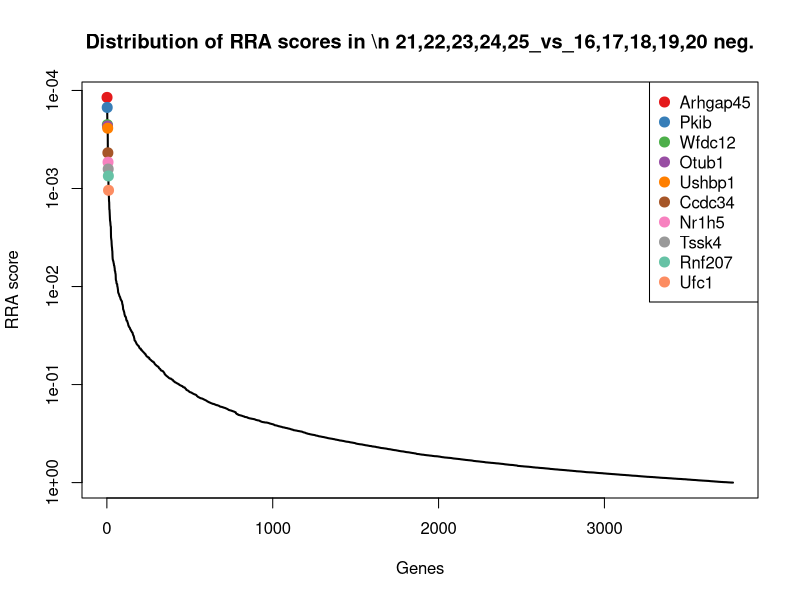
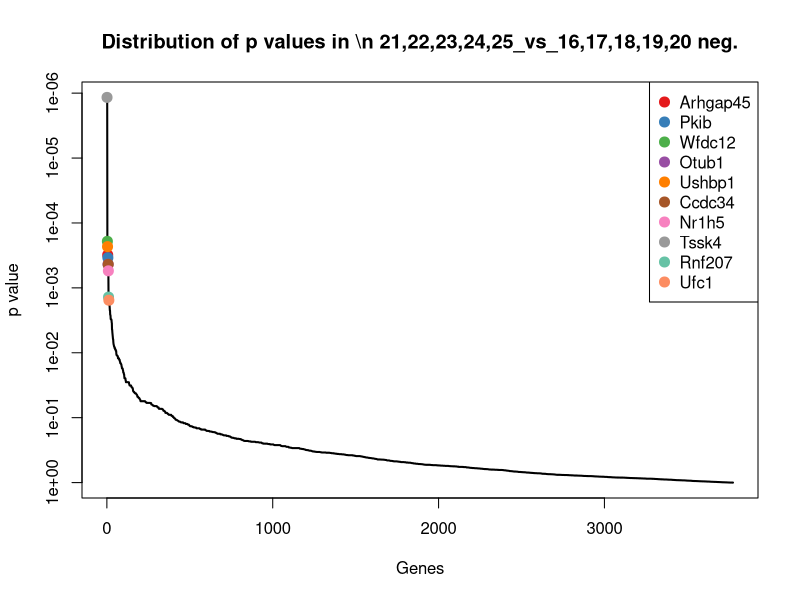
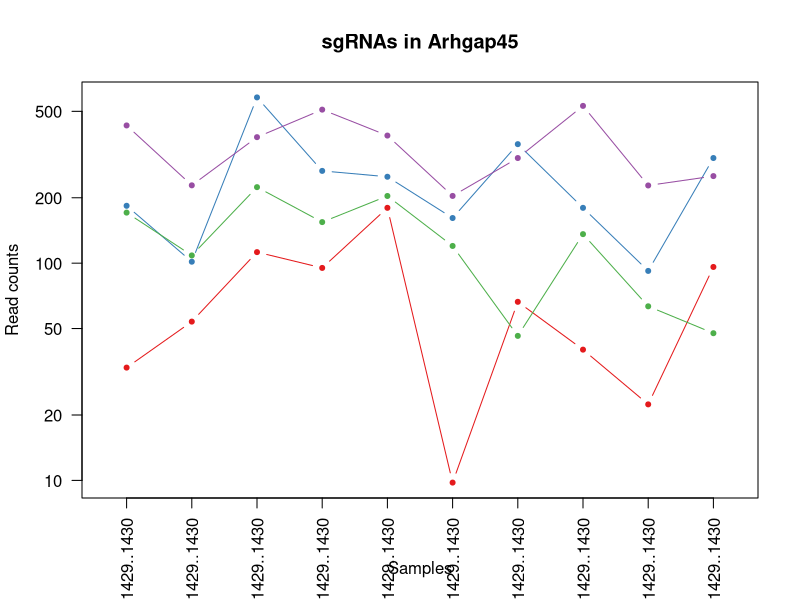
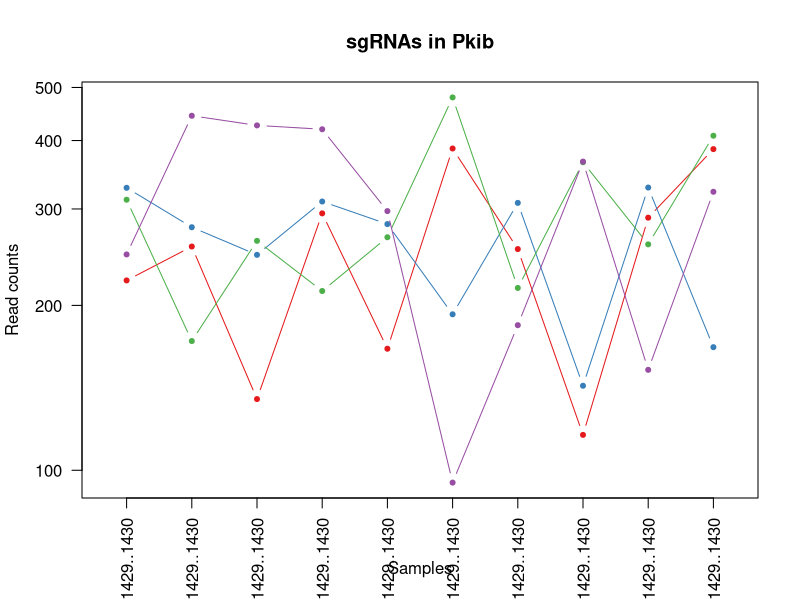
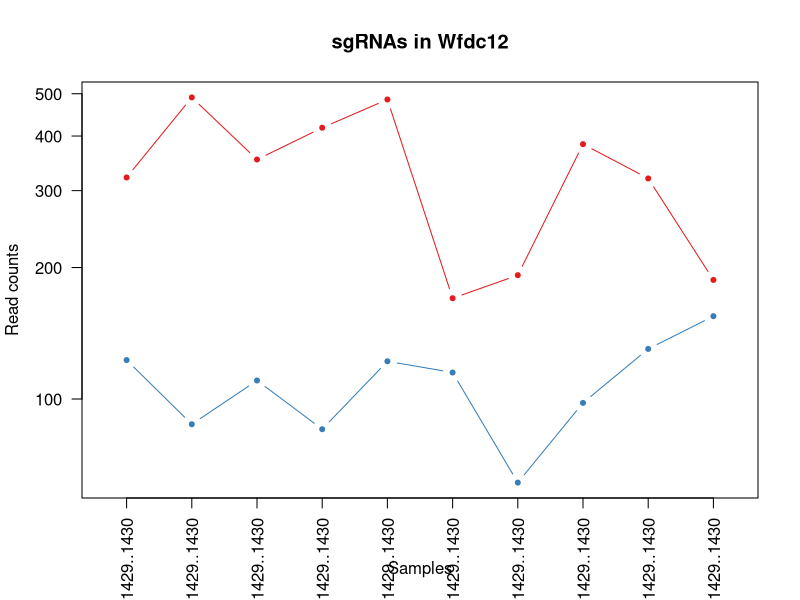
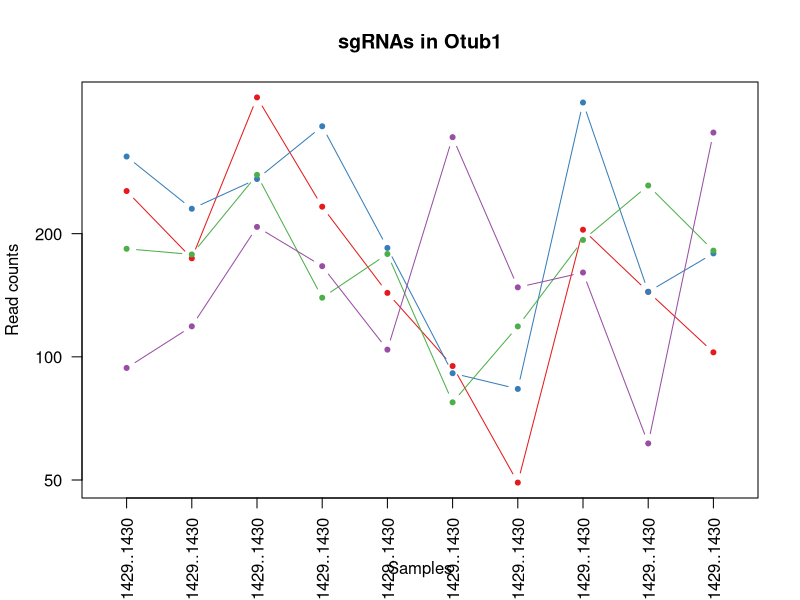
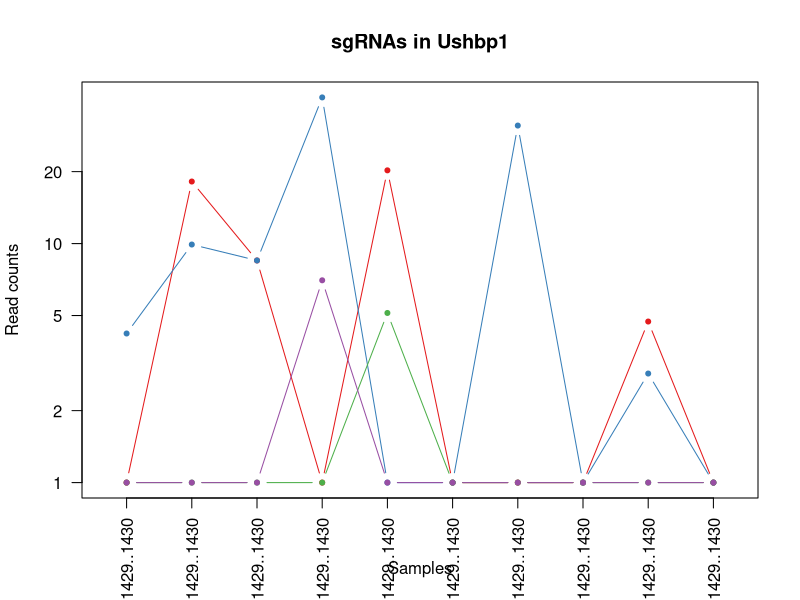
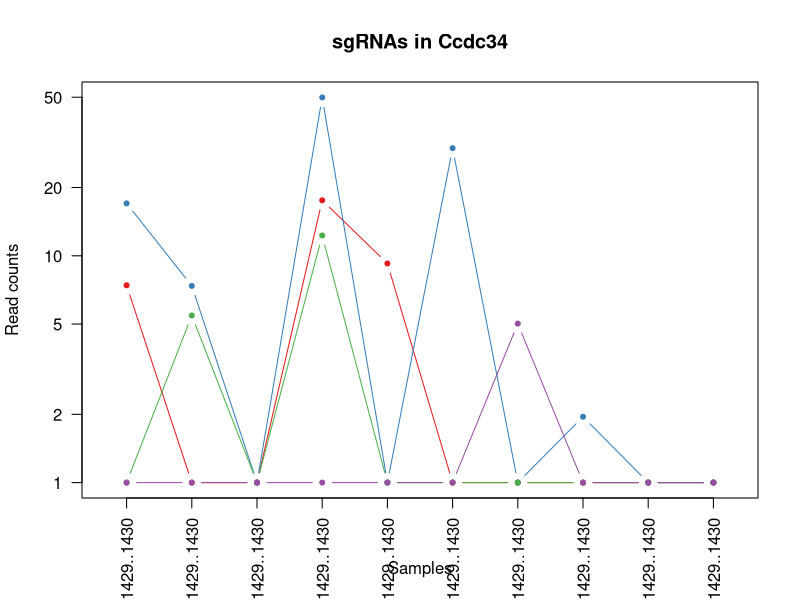

Source code (R) for these figures, in order: (Note: this script raises an error after producing the figures.)
pdf(file='invivo.poolD_SP_mCD19_10m_v_SP_hEGFRv3_15m.pdf',width=4.5,height=4.5);
gstable=read.table('invivo.poolD_SP_mCD19_10m_v_SP_hEGFRv3_15m.gene_summary.txt',header=T)
# 
#
# parameters
# Do not modify the variables beginning with "__"

# gstablename='__GENE_SUMMARY_FILE__'
startindex=3
# outputfile='__OUTPUT_FILE__'
targetgenelist=c("Arhgap45","Pkib","Wfdc12","Otub1","Ushbp1","Ccdc34","Nr1h5","Tssk4","Rnf207","Ufc1")
# samplelabel=sub('.\\w+.\\w+$','',colnames(gstable)[startindex]);
samplelabel='21,22,23,24,25_vs_16,17,18,19,20 neg.'


# You need to write some codes in front of this code:
# gstable=read.table(gstablename,header=T)
# pdf(file=outputfile,width=6,height=6)


# set up color using RColorBrewer
#library(RColorBrewer)
#colors <- brewer.pal(length(targetgenelist), "Set1")

colors=c( "#E41A1C", "#377EB8", "#4DAF4A", "#984EA3", "#FF7F00",  "#A65628", "#F781BF",
          "#999999", "#66C2A5", "#FC8D62", "#8DA0CB", "#E78AC3", "#A6D854", "#FFD92F", "#E5C494", "#B3B3B3", 
          "#8DD3C7", "#FFFFB3", "#BEBADA", "#FB8072", "#80B1D3", "#FDB462", "#B3DE69", "#FCCDE5",
          "#D9D9D9", "#BC80BD", "#CCEBC5", "#FFED6F")

######
# function definition

plotrankedvalues<-function(val, tglist, ...){
  
  plot(val,log='y',ylim=c(max(val),min(val)),type='l',lwd=2, ...)
  if(length(tglist)>0){
    for(i in 1:length(tglist)){
      targetgene=tglist[i];
      tx=which(names(val)==targetgene);ty=val[targetgene];
      points(tx,ty,col=colors[(i %% length(colors)) ],cex=2,pch=20)
      # text(tx+50,ty,targetgene,col=colors[i])
    }
    legend('topright',tglist,pch=20,pt.cex = 2,cex=1,col=colors)
  }
}



plotrandvalues<-function(val,targetgenelist, ...){
  # choose the one with the best distance distribution
  
  mindiffvalue=0;
  randval=val;
  for(i in 1:20){
    randval0=sample(val)
    vindex=sort(which(names(randval0) %in% targetgenelist))
    if(max(vindex)>0.9*length(val)){
      # print('pass...')
      next;
    }
    mindiffind=min(diff(vindex));
    if (mindiffind > mindiffvalue){
      mindiffvalue=mindiffind;
      randval=randval0;
      # print(paste('Diff: ',mindiffvalue))
    }
  }
  plot(randval,log='y',ylim=c(max(randval),min(randval)),pch=20,col='grey', ...)
  
  if(length(targetgenelist)>0){
    for(i in 1:length(targetgenelist)){
      targetgene=targetgenelist[i];
      tx=which(names(randval)==targetgene);ty=randval[targetgene];
      points(tx,ty,col=colors[(i %% length(colors)) ],cex=2,pch=20)
      text(tx+50,ty,targetgene,col=colors[i])
    }
  }
  
}




# set.seed(1235)



pvec=gstable[,startindex]
names(pvec)=gstable[,'id']
pvec=sort(pvec);

plotrankedvalues(pvec,targetgenelist,xlab='Genes',ylab='RRA score',main=paste('Distribution of RRA scores in \\n',samplelabel))

# plotrandvalues(pvec,targetgenelist,xlab='Genes',ylab='RRA score',main=paste('Distribution of RRA scores in \\n',samplelabel))


pvec=gstable[,startindex+1]
names(pvec)=gstable[,'id']
pvec=sort(pvec);

plotrankedvalues(pvec,targetgenelist,xlab='Genes',ylab='p value',main=paste('Distribution of p values in \\n',samplelabel))

# plotrandvalues(pvec,targetgenelist,xlab='Genes',ylab='p value',main=paste('Distribution of p values in \\n',samplelabel))



# you need to write after this code:
# dev.off()






# parameters
# Do not modify the variables beginning with "__"
targetmat=list(c(32.05178267633074,52.81930028139215,111.40974555511353,94.07408338541596,178.75723938192078,8.769129677972355,65.3777434269725,38.98195405353713,21.383573962195133,95.0478122233151),c(182.6951612550852,100.54758366819229,578.4736788438587,264.91261881333133,248.88507944713584,160.34979982578022,352.03400306831344,178.74652102597514,91.1126194910923,303.78026259608555),c(169.8744481845529,107.5477318982563,222.81949111022706,153.52890408499886,202.8207139141024,119.00961705819626,45.26151468021173,135.01067013664078,62.29128067248147,46.59206481535054),c(429.49388786283185,227.18662892116865,379.2216339087518,508.0000502812462,385.7031203586829,202.9427154045031,303.7550540760876,528.6333281406498,226.8518281206788,250.6653087065859))
targetgene="Arhgap45"
collabel=c("In.vivo_AR1870_Pool.D..25.32._SP_hEGFRv3_15m_1400..1401..1402..1403..1427..1428..1429..1430","In.vivo_AR1871_Pool.D..25.32._SP_hEGFRv3_15m_1400..1401..1402..1403..1427..1428..1429..1430","In.vivo_AR1872_Pool.D..25.32._SP_hEGFRv3_15m_1400..1401..1402..1403..1427..1428..1429..1430","In.vivo_AR1873_Pool.D..25.32._SP_hEGFRv3_15m_1400..1401..1402..1403..1427..1428..1429..1430","In.vivo_AR1874_Pool.D..25.32._SP_hEGFRv3_15m_1400..1401..1402..1403..1427..1428..1429..1430","In.vivo_AR1883_Pool.D..25.32._SP_mCD19_10m_1400..1401..1402..1403..1427..1428..1429..1430","In.vivo_AR1884_Pool.D..25.32._SP_mCD19_10m_1400..1401..1402..1403..1427..1428..1429..1430","In.vivo_AR1885_Pool.D..25.32._SP_mCD19_10m_1400..1401..1402..1403..1427..1428..1429..1430","In.vivo_AR1886_Pool.D..25.32._SP_mCD19_10m_1400..1401..1402..1403..1427..1428..1429..1430","In.vivo_AR1887_Pool.D..25.32._SP_mCD19_10m_1400..1401..1402..1403..1427..1428..1429..1430")

# set up color using RColorBrewer
#library(RColorBrewer)
#colors <- brewer.pal(length(targetgenelist), "Set1")

colors=c( "#E41A1C", "#377EB8", "#4DAF4A", "#984EA3", "#FF7F00",  "#A65628", "#F781BF",
          "#999999", "#66C2A5", "#FC8D62", "#8DA0CB", "#E78AC3", "#A6D854", "#FFD92F", "#E5C494", "#B3B3B3", 
          "#8DD3C7", "#FFFFB3", "#BEBADA", "#FB8072", "#80B1D3", "#FDB462", "#B3DE69", "#FCCDE5",
          "#D9D9D9", "#BC80BD", "#CCEBC5", "#FFED6F")


## code

targetmatvec=unlist(targetmat)+1
yrange=range(targetmatvec[targetmatvec>0]);
# yrange[1]=1; # set the minimum value to 1
for(i in 1:length(targetmat)){
  vali=targetmat[[i]]+1;
  if(i==1){
    plot(1:length(vali),vali,type='b',las=1,pch=20,main=paste('sgRNAs in',targetgene),ylab='Read counts',xlab='Samples',xlim=c(0.7,length(vali)+0.3),ylim = yrange,col=colors[(i %% length(colors))],xaxt='n',log='y')
    axis(1,at=1:length(vali),labels=(collabel),las=2)
    # lines(0:100,rep(1,101),col='black');
  }else{
    lines(1:length(vali),vali,type='b',pch=20,col=colors[(i %% length(colors))])
  }
}




# parameters
# Do not modify the variables beginning with "__"
targetmat=list(c(221.15730046668207,255.18722184142473,133.90594417681913,293.51114016249784,165.69421035016504,385.84170583078367,252.45867077184766,115.04430342629252,288.2133881861083,384.8504553747955),c(326.9281832985735,276.8240436434408,246.38693728534722,308.56299350416435,280.5113602608603,191.66812010425292,306.77248838810175,141.6661257067569,327.2616536822907,166.79959203895496),c(310.90229196040815,171.18544308065648,261.384403033151,211.4785394504151,265.38574769777466,478.54393385506285,214.2378361530022,364.1484976220664,257.53260815339354,407.21464648616376),c(246.79872660774666,442.9184698295053,425.2852787055776,418.4415228983302,296.32450066772253,93.9549608354181,183.057681595523,365.0992769892258,151.54445894946986,321.4852472259187))
targetgene="Pkib"
collabel=c("In.vivo_AR1870_Pool.D..25.32._SP_hEGFRv3_15m_1400..1401..1402..1403..1427..1428..1429..1430","In.vivo_AR1871_Pool.D..25.32._SP_hEGFRv3_15m_1400..1401..1402..1403..1427..1428..1429..1430","In.vivo_AR1872_Pool.D..25.32._SP_hEGFRv3_15m_1400..1401..1402..1403..1427..1428..1429..1430","In.vivo_AR1873_Pool.D..25.32._SP_hEGFRv3_15m_1400..1401..1402..1403..1427..1428..1429..1430","In.vivo_AR1874_Pool.D..25.32._SP_hEGFRv3_15m_1400..1401..1402..1403..1427..1428..1429..1430","In.vivo_AR1883_Pool.D..25.32._SP_mCD19_10m_1400..1401..1402..1403..1427..1428..1429..1430","In.vivo_AR1884_Pool.D..25.32._SP_mCD19_10m_1400..1401..1402..1403..1427..1428..1429..1430","In.vivo_AR1885_Pool.D..25.32._SP_mCD19_10m_1400..1401..1402..1403..1427..1428..1429..1430","In.vivo_AR1886_Pool.D..25.32._SP_mCD19_10m_1400..1401..1402..1403..1427..1428..1429..1430","In.vivo_AR1887_Pool.D..25.32._SP_mCD19_10m_1400..1401..1402..1403..1427..1428..1429..1430")

# set up color using RColorBrewer
#library(RColorBrewer)
#colors <- brewer.pal(length(targetgenelist), "Set1")

colors=c( "#E41A1C", "#377EB8", "#4DAF4A", "#984EA3", "#FF7F00",  "#A65628", "#F781BF",
          "#999999", "#66C2A5", "#FC8D62", "#8DA0CB", "#E78AC3", "#A6D854", "#FFD92F", "#E5C494", "#B3B3B3", 
          "#8DD3C7", "#FFFFB3", "#BEBADA", "#FB8072", "#80B1D3", "#FDB462", "#B3DE69", "#FCCDE5",
          "#D9D9D9", "#BC80BD", "#CCEBC5", "#FFED6F")


## code

targetmatvec=unlist(targetmat)+1
yrange=range(targetmatvec[targetmatvec>0]);
# yrange[1]=1; # set the minimum value to 1
for(i in 1:length(targetmat)){
  vali=targetmat[[i]]+1;
  if(i==1){
    plot(1:length(vali),vali,type='b',las=1,pch=20,main=paste('sgRNAs in',targetgene),ylab='Read counts',xlab='Samples',xlim=c(0.7,length(vali)+0.3),ylim = yrange,col=colors[(i %% length(colors))],xaxt='n',log='y')
    axis(1,at=1:length(vali),labels=(collabel),las=2)
    # lines(0:100,rep(1,101),col='black');
  }else{
    lines(1:length(vali),vali,type='b',pch=20,col=colors[(i %% length(colors))])
  }
}




# parameters
# Do not modify the variables beginning with "__"
targetmat=list(c(320.51782676330737,489.3739989926574,352.440445073388,416.9363375641636,484.0196020187393,169.11892950375258,191.10417309422732,382.21330559809576,318.89416821882304,186.36825926140216),c(121.79677417005679,86.54728720806425,109.26725044828441,84.2903787133327,121.00490050468483,113.99868581364063,63.36612055229642,96.9794954502631,129.23116438022276,153.7538138906568))
targetgene="Wfdc12"
collabel=c("In.vivo_AR1870_Pool.D..25.32._SP_hEGFRv3_15m_1400..1401..1402..1403..1427..1428..1429..1430","In.vivo_AR1871_Pool.D..25.32._SP_hEGFRv3_15m_1400..1401..1402..1403..1427..1428..1429..1430","In.vivo_AR1872_Pool.D..25.32._SP_hEGFRv3_15m_1400..1401..1402..1403..1427..1428..1429..1430","In.vivo_AR1873_Pool.D..25.32._SP_hEGFRv3_15m_1400..1401..1402..1403..1427..1428..1429..1430","In.vivo_AR1874_Pool.D..25.32._SP_hEGFRv3_15m_1400..1401..1402..1403..1427..1428..1429..1430","In.vivo_AR1883_Pool.D..25.32._SP_mCD19_10m_1400..1401..1402..1403..1427..1428..1429..1430","In.vivo_AR1884_Pool.D..25.32._SP_mCD19_10m_1400..1401..1402..1403..1427..1428..1429..1430","In.vivo_AR1885_Pool.D..25.32._SP_mCD19_10m_1400..1401..1402..1403..1427..1428..1429..1430","In.vivo_AR1886_Pool.D..25.32._SP_mCD19_10m_1400..1401..1402..1403..1427..1428..1429..1430","In.vivo_AR1887_Pool.D..25.32._SP_mCD19_10m_1400..1401..1402..1403..1427..1428..1429..1430")

# set up color using RColorBrewer
#library(RColorBrewer)
#colors <- brewer.pal(length(targetgenelist), "Set1")

colors=c( "#E41A1C", "#377EB8", "#4DAF4A", "#984EA3", "#FF7F00",  "#A65628", "#F781BF",
          "#999999", "#66C2A5", "#FC8D62", "#8DA0CB", "#E78AC3", "#A6D854", "#FFD92F", "#E5C494", "#B3B3B3", 
          "#8DD3C7", "#FFFFB3", "#BEBADA", "#FB8072", "#80B1D3", "#FDB462", "#B3DE69", "#FCCDE5",
          "#D9D9D9", "#BC80BD", "#CCEBC5", "#FFED6F")


## code

targetmatvec=unlist(targetmat)+1
yrange=range(targetmatvec[targetmatvec>0]);
# yrange[1]=1; # set the minimum value to 1
for(i in 1:length(targetmat)){
  vali=targetmat[[i]]+1;
  if(i==1){
    plot(1:length(vali),vali,type='b',las=1,pch=20,main=paste('sgRNAs in',targetgene),ylab='Read counts',xlab='Samples',xlim=c(0.7,length(vali)+0.3),ylim = yrange,col=colors[(i %% length(colors))],xaxt='n',log='y')
    axis(1,at=1:length(vali),labels=(collabel),las=2)
    # lines(0:100,rep(1,101),col='black');
  }else{
    lines(1:length(vali),vali,type='b',pch=20,col=colors[(i %% length(colors))])
  }
}




# parameters
# Do not modify the variables beginning with "__"
targetmat=list(c(253.2090831430128,173.0945744161285,429.5702689192358,231.79854146166494,142.31826366176,93.9549608354181,48.27894899222585,203.46678457212064,143.1769734860022,101.57070129746418),c(307.6971136927751,229.09576025664066,271.02563101388193,365.0074435354139,183.5699342883571,90.19676240200138,82.47653786171915,417.39214218299514,143.1769734860022,177.98168759463908),c(182.6951612550852,176.9128370870725,277.45311633436927,138.4770507433323,177.38218369436754,76.41670147947339,117.6799381685505,192.05743216620732,261.2514905816014,180.7772114835601),c(92.95016976135913,117.72976568744033,206.75077780900875,165.5703867583321,103.12917656649276,343.2487902520608,146.84846985135363,159.7309336827863,60.431839458377546,352.2360100040501))
targetgene="Otub1"
collabel=c("In.vivo_AR1870_Pool.D..25.32._SP_hEGFRv3_15m_1400..1401..1402..1403..1427..1428..1429..1430","In.vivo_AR1871_Pool.D..25.32._SP_hEGFRv3_15m_1400..1401..1402..1403..1427..1428..1429..1430","In.vivo_AR1872_Pool.D..25.32._SP_hEGFRv3_15m_1400..1401..1402..1403..1427..1428..1429..1430","In.vivo_AR1873_Pool.D..25.32._SP_hEGFRv3_15m_1400..1401..1402..1403..1427..1428..1429..1430","In.vivo_AR1874_Pool.D..25.32._SP_hEGFRv3_15m_1400..1401..1402..1403..1427..1428..1429..1430","In.vivo_AR1883_Pool.D..25.32._SP_mCD19_10m_1400..1401..1402..1403..1427..1428..1429..1430","In.vivo_AR1884_Pool.D..25.32._SP_mCD19_10m_1400..1401..1402..1403..1427..1428..1429..1430","In.vivo_AR1885_Pool.D..25.32._SP_mCD19_10m_1400..1401..1402..1403..1427..1428..1429..1430","In.vivo_AR1886_Pool.D..25.32._SP_mCD19_10m_1400..1401..1402..1403..1427..1428..1429..1430","In.vivo_AR1887_Pool.D..25.32._SP_mCD19_10m_1400..1401..1402..1403..1427..1428..1429..1430")

# set up color using RColorBrewer
#library(RColorBrewer)
#colors <- brewer.pal(length(targetgenelist), "Set1")

colors=c( "#E41A1C", "#377EB8", "#4DAF4A", "#984EA3", "#FF7F00",  "#A65628", "#F781BF",
          "#999999", "#66C2A5", "#FC8D62", "#8DA0CB", "#E78AC3", "#A6D854", "#FFD92F", "#E5C494", "#B3B3B3", 
          "#8DD3C7", "#FFFFB3", "#BEBADA", "#FB8072", "#80B1D3", "#FDB462", "#B3DE69", "#FCCDE5",
          "#D9D9D9", "#BC80BD", "#CCEBC5", "#FFED6F")


## code

targetmatvec=unlist(targetmat)+1
yrange=range(targetmatvec[targetmatvec>0]);
# yrange[1]=1; # set the minimum value to 1
for(i in 1:length(targetmat)){
  vali=targetmat[[i]]+1;
  if(i==1){
    plot(1:length(vali),vali,type='b',las=1,pch=20,main=paste('sgRNAs in',targetgene),ylab='Read counts',xlab='Samples',xlim=c(0.7,length(vali)+0.3),ylim = yrange,col=colors[(i %% length(colors))],xaxt='n',log='y')
    axis(1,at=1:length(vali),labels=(collabel),las=2)
    # lines(0:100,rep(1,101),col='black');
  }else{
    lines(1:length(vali),vali,type='b',pch=20,col=colors[(i %% length(colors))])
  }
}




# parameters
# Do not modify the variables beginning with "__"
targetmat=list(c(0.0,17.18218201924805,7.498732873901872,0.0,19.250779625745313,0.0,0.0,0.0,3.718882428207849,0.0),c(3.2051782676330736,8.909279565536025,7.498732873901872,39.88741135541637,0.0,0.0,30.174343120141152,0.0,1.8594412141039245,0.0),c(0.0,0.0,0.0,0.0,4.12516706265971,0.0,0.0,0.0,0.0,0.0),c(0.0,0.0,0.0,6.020741336666622,0.0,0.0,0.0,0.0,0.0,0.0))
targetgene="Ushbp1"
collabel=c("In.vivo_AR1870_Pool.D..25.32._SP_hEGFRv3_15m_1400..1401..1402..1403..1427..1428..1429..1430","In.vivo_AR1871_Pool.D..25.32._SP_hEGFRv3_15m_1400..1401..1402..1403..1427..1428..1429..1430","In.vivo_AR1872_Pool.D..25.32._SP_hEGFRv3_15m_1400..1401..1402..1403..1427..1428..1429..1430","In.vivo_AR1873_Pool.D..25.32._SP_hEGFRv3_15m_1400..1401..1402..1403..1427..1428..1429..1430","In.vivo_AR1874_Pool.D..25.32._SP_hEGFRv3_15m_1400..1401..1402..1403..1427..1428..1429..1430","In.vivo_AR1883_Pool.D..25.32._SP_mCD19_10m_1400..1401..1402..1403..1427..1428..1429..1430","In.vivo_AR1884_Pool.D..25.32._SP_mCD19_10m_1400..1401..1402..1403..1427..1428..1429..1430","In.vivo_AR1885_Pool.D..25.32._SP_mCD19_10m_1400..1401..1402..1403..1427..1428..1429..1430","In.vivo_AR1886_Pool.D..25.32._SP_mCD19_10m_1400..1401..1402..1403..1427..1428..1429..1430","In.vivo_AR1887_Pool.D..25.32._SP_mCD19_10m_1400..1401..1402..1403..1427..1428..1429..1430")

# set up color using RColorBrewer
#library(RColorBrewer)
#colors <- brewer.pal(length(targetgenelist), "Set1")

colors=c( "#E41A1C", "#377EB8", "#4DAF4A", "#984EA3", "#FF7F00",  "#A65628", "#F781BF",
          "#999999", "#66C2A5", "#FC8D62", "#8DA0CB", "#E78AC3", "#A6D854", "#FFD92F", "#E5C494", "#B3B3B3", 
          "#8DD3C7", "#FFFFB3", "#BEBADA", "#FB8072", "#80B1D3", "#FDB462", "#B3DE69", "#FCCDE5",
          "#D9D9D9", "#BC80BD", "#CCEBC5", "#FFED6F")


## code

targetmatvec=unlist(targetmat)+1
yrange=range(targetmatvec[targetmatvec>0]);
# yrange[1]=1; # set the minimum value to 1
for(i in 1:length(targetmat)){
  vali=targetmat[[i]]+1;
  if(i==1){
    plot(1:length(vali),vali,type='b',las=1,pch=20,main=paste('sgRNAs in',targetgene),ylab='Read counts',xlab='Samples',xlim=c(0.7,length(vali)+0.3),ylim = yrange,col=colors[(i %% length(colors))],xaxt='n',log='y')
    axis(1,at=1:length(vali),labels=(collabel),las=2)
    # lines(0:100,rep(1,101),col='black');
  }else{
    lines(1:length(vali),vali,type='b',pch=20,col=colors[(i %% length(colors))])
  }
}




# parameters
# Do not modify the variables beginning with "__"
targetmat=list(c(6.410356535266147,0.0,0.0,16.55703867583321,8.25033412531942,0.0,0.0,0.0,0.0,0.0),c(16.02589133816537,6.3637711182400185,0.0,48.9185233604163,0.0,28.812854656194883,0.0,0.9507793671594422,0.0,0.0),c(0.0,4.454639782768012,0.0,11.288890006249916,0.0,0.0,0.0,0.0,0.0,0.0),c(0.0,0.0,0.0,0.0,0.0,0.0,4.023245749352154,0.0,0.0,0.0))
targetgene="Ccdc34"
collabel=c("In.vivo_AR1870_Pool.D..25.32._SP_hEGFRv3_15m_1400..1401..1402..1403..1427..1428..1429..1430","In.vivo_AR1871_Pool.D..25.32._SP_hEGFRv3_15m_1400..1401..1402..1403..1427..1428..1429..1430","In.vivo_AR1872_Pool.D..25.32._SP_hEGFRv3_15m_1400..1401..1402..1403..1427..1428..1429..1430","In.vivo_AR1873_Pool.D..25.32._SP_hEGFRv3_15m_1400..1401..1402..1403..1427..1428..1429..1430","In.vivo_AR1874_Pool.D..25.32._SP_hEGFRv3_15m_1400..1401..1402..1403..1427..1428..1429..1430","In.vivo_AR1883_Pool.D..25.32._SP_mCD19_10m_1400..1401..1402..1403..1427..1428..1429..1430","In.vivo_AR1884_Pool.D..25.32._SP_mCD19_10m_1400..1401..1402..1403..1427..1428..1429..1430","In.vivo_AR1885_Pool.D..25.32._SP_mCD19_10m_1400..1401..1402..1403..1427..1428..1429..1430","In.vivo_AR1886_Pool.D..25.32._SP_mCD19_10m_1400..1401..1402..1403..1427..1428..1429..1430","In.vivo_AR1887_Pool.D..25.32._SP_mCD19_10m_1400..1401..1402..1403..1427..1428..1429..1430")

# set up color using RColorBrewer
#library(RColorBrewer)
#colors <- brewer.pal(length(targetgenelist), "Set1")

colors=c( "#E41A1C", "#377EB8", "#4DAF4A", "#984EA3", "#FF7F00",  "#A65628", "#F781BF",
          "#999999", "#66C2A5", "#FC8D62", "#8DA0CB", "#E78AC3", "#A6D854", "#FFD92F", "#E5C494", "#B3B3B3", 
          "#8DD3C7", "#FFFFB3", "#BEBADA", "#FB8072", "#80B1D3", "#FDB462", "#B3DE69", "#FCCDE5",
          "#D9D9D9", "#BC80BD", "#CCEBC5", "#FFED6F")


## code

targetmatvec=unlist(targetmat)+1
yrange=range(targetmatvec[targetmatvec>0]);
# yrange[1]=1; # set the minimum value to 1
for(i in 1:length(targetmat)){
  vali=targetmat[[i]]+1;
  if(i==1){
    plot(1:length(vali),vali,type='b',las=1,pch=20,main=paste('sgRNAs in',targetgene),ylab='Read counts',xlab='Samples',xlim=c(0.7,length(vali)+0.3),ylim = yrange,col=colors[(i %% length(colors))],xaxt='n',log='y')
    axis(1,at=1:length(vali),labels=(collabel),las=2)
    # lines(0:100,rep(1,101),col='black');
  }else{
    lines(1:length(vali),vali,type='b',pch=20,col=colors[(i %% length(colors))])
  }
}




# parameters
# Do not modify the variables beginning with "__"
targetmat=list(c(6.410356535266147,12.091165124656035,2.1424951068291063,0.0,41.93919847037372,0.0,0.0,0.9507793671594422,0.0,0.0),c(0.0,0.0,0.0,0.7525926670833277,22.000891000851787,0.0,0.0,70.35767316979873,6.508044249363736,0.0),c(0.0,12.727542236480037,9.641227980730978,6.020741336666622,4.12516706265971,5.010931244555632,0.0,0.0,0.0,0.0),c(0.0,0.0,17.13996085463285,0.0,35.063920032607534,0.0,0.0,5.704676202956653,0.0,17.704984629833206))
targetgene="Nr1h5"
collabel=c("In.vivo_AR1870_Pool.D..25.32._SP_hEGFRv3_15m_1400..1401..1402..1403..1427..1428..1429..1430","In.vivo_AR1871_Pool.D..25.32._SP_hEGFRv3_15m_1400..1401..1402..1403..1427..1428..1429..1430","In.vivo_AR1872_Pool.D..25.32._SP_hEGFRv3_15m_1400..1401..1402..1403..1427..1428..1429..1430","In.vivo_AR1873_Pool.D..25.32._SP_hEGFRv3_15m_1400..1401..1402..1403..1427..1428..1429..1430","In.vivo_AR1874_Pool.D..25.32._SP_hEGFRv3_15m_1400..1401..1402..1403..1427..1428..1429..1430","In.vivo_AR1883_Pool.D..25.32._SP_mCD19_10m_1400..1401..1402..1403..1427..1428..1429..1430","In.vivo_AR1884_Pool.D..25.32._SP_mCD19_10m_1400..1401..1402..1403..1427..1428..1429..1430","In.vivo_AR1885_Pool.D..25.32._SP_mCD19_10m_1400..1401..1402..1403..1427..1428..1429..1430","In.vivo_AR1886_Pool.D..25.32._SP_mCD19_10m_1400..1401..1402..1403..1427..1428..1429..1430","In.vivo_AR1887_Pool.D..25.32._SP_mCD19_10m_1400..1401..1402..1403..1427..1428..1429..1430")

# set up color using RColorBrewer
#library(RColorBrewer)
#colors <- brewer.pal(length(targetgenelist), "Set1")

colors=c( "#E41A1C", "#377EB8", "#4DAF4A", "#984EA3", "#FF7F00",  "#A65628", "#F781BF",
          "#999999", "#66C2A5", "#FC8D62", "#8DA0CB", "#E78AC3", "#A6D854", "#FFD92F", "#E5C494", "#B3B3B3", 
          "#8DD3C7", "#FFFFB3", "#BEBADA", "#FB8072", "#80B1D3", "#FDB462", "#B3DE69", "#FCCDE5",
          "#D9D9D9", "#BC80BD", "#CCEBC5", "#FFED6F")


## code

targetmatvec=unlist(targetmat)+1
yrange=range(targetmatvec[targetmatvec>0]);
# yrange[1]=1; # set the minimum value to 1
for(i in 1:length(targetmat)){
  vali=targetmat[[i]]+1;
  if(i==1){
    plot(1:length(vali),vali,type='b',las=1,pch=20,main=paste('sgRNAs in',targetgene),ylab='Read counts',xlab='Samples',xlim=c(0.7,length(vali)+0.3),ylim = yrange,col=colors[(i %% length(colors))],xaxt='n',log='y')
    axis(1,at=1:length(vali),labels=(collabel),las=2)
    # lines(0:100,rep(1,101),col='black');
  }else{
    lines(1:length(vali),vali,type='b',pch=20,col=colors[(i %% length(colors))])
  }
}




# parameters
# Do not modify the variables beginning with "__"
targetmat=list(c(0.0,0.0,20.35370351487651,1.5051853341666555,0.0,0.0,0.0,0.0,0.9297206070519622,0.0),c(0.0,32.455232703024095,27.852436388778383,57.949635365416235,11.000445500425894,0.0,0.0,0.0,0.0,0.0),c(0.0,3.818262670944011,0.0,0.0,0.0,0.0,0.0,1.9015587343188844,0.0,0.0),c(0.0,0.0,5.356237767072765,0.0,0.0,0.0,9.052302936042347,0.0,0.0,0.0))
targetgene="Tssk4"
collabel=c("In.vivo_AR1870_Pool.D..25.32._SP_hEGFRv3_15m_1400..1401..1402..1403..1427..1428..1429..1430","In.vivo_AR1871_Pool.D..25.32._SP_hEGFRv3_15m_1400..1401..1402..1403..1427..1428..1429..1430","In.vivo_AR1872_Pool.D..25.32._SP_hEGFRv3_15m_1400..1401..1402..1403..1427..1428..1429..1430","In.vivo_AR1873_Pool.D..25.32._SP_hEGFRv3_15m_1400..1401..1402..1403..1427..1428..1429..1430","In.vivo_AR1874_Pool.D..25.32._SP_hEGFRv3_15m_1400..1401..1402..1403..1427..1428..1429..1430","In.vivo_AR1883_Pool.D..25.32._SP_mCD19_10m_1400..1401..1402..1403..1427..1428..1429..1430","In.vivo_AR1884_Pool.D..25.32._SP_mCD19_10m_1400..1401..1402..1403..1427..1428..1429..1430","In.vivo_AR1885_Pool.D..25.32._SP_mCD19_10m_1400..1401..1402..1403..1427..1428..1429..1430","In.vivo_AR1886_Pool.D..25.32._SP_mCD19_10m_1400..1401..1402..1403..1427..1428..1429..1430","In.vivo_AR1887_Pool.D..25.32._SP_mCD19_10m_1400..1401..1402..1403..1427..1428..1429..1430")

# set up color using RColorBrewer
#library(RColorBrewer)
#colors <- brewer.pal(length(targetgenelist), "Set1")

colors=c( "#E41A1C", "#377EB8", "#4DAF4A", "#984EA3", "#FF7F00",  "#A65628", "#F781BF",
          "#999999", "#66C2A5", "#FC8D62", "#8DA0CB", "#E78AC3", "#A6D854", "#FFD92F", "#E5C494", "#B3B3B3", 
          "#8DD3C7", "#FFFFB3", "#BEBADA", "#FB8072", "#80B1D3", "#FDB462", "#B3DE69", "#FCCDE5",
          "#D9D9D9", "#BC80BD", "#CCEBC5", "#FFED6F")


## code

targetmatvec=unlist(targetmat)+1
yrange=range(targetmatvec[targetmatvec>0]);
# yrange[1]=1; # set the minimum value to 1
for(i in 1:length(targetmat)){
  vali=targetmat[[i]]+1;
  if(i==1){
    plot(1:length(vali),vali,type='b',las=1,pch=20,main=paste('sgRNAs in',targetgene),ylab='Read counts',xlab='Samples',xlim=c(0.7,length(vali)+0.3),ylim = yrange,col=colors[(i %% length(colors))],xaxt='n',log='y')
    axis(1,at=1:length(vali),labels=(collabel),las=2)
    # lines(0:100,rep(1,101),col='black');
  }else{
    lines(1:length(vali),vali,type='b',pch=20,col=colors[(i %% length(colors))])
  }
}




# parameters
# Do not modify the variables beginning with "__"
targetmat=list(c(150.64337857875447,193.45864199449656,157.47339035193932,115.14667806374914,221.3839656960711,259.31569190575397,236.36568777443904,202.5160052049612,209.1871365866915,114.61647944576234),c(362.1851442425373,165.45804907424048,394.21909965655556,292.00595482833114,463.3937667054408,290.63401218422666,152.88333847538183,164.4848305185835,132.9500468084306,167.73143333526195),c(134.6174872405891,82.72902453712024,17.13996085463285,106.86815872583254,94.19131459739671,162.85526544805805,123.71480679257873,80.81624620855258,99.48010495455996,92.25228833439408),c(76.92427842319377,83.36540164894424,171.3996085463285,167.82816475958208,95.56637028494995,136.54787641414097,51.29638330423996,161.63249241710517,62.29128067248147,134.18514666820957))
targetgene="Rnf207"
collabel=c("In.vivo_AR1870_Pool.D..25.32._SP_hEGFRv3_15m_1400..1401..1402..1403..1427..1428..1429..1430","In.vivo_AR1871_Pool.D..25.32._SP_hEGFRv3_15m_1400..1401..1402..1403..1427..1428..1429..1430","In.vivo_AR1872_Pool.D..25.32._SP_hEGFRv3_15m_1400..1401..1402..1403..1427..1428..1429..1430","In.vivo_AR1873_Pool.D..25.32._SP_hEGFRv3_15m_1400..1401..1402..1403..1427..1428..1429..1430","In.vivo_AR1874_Pool.D..25.32._SP_hEGFRv3_15m_1400..1401..1402..1403..1427..1428..1429..1430","In.vivo_AR1883_Pool.D..25.32._SP_mCD19_10m_1400..1401..1402..1403..1427..1428..1429..1430","In.vivo_AR1884_Pool.D..25.32._SP_mCD19_10m_1400..1401..1402..1403..1427..1428..1429..1430","In.vivo_AR1885_Pool.D..25.32._SP_mCD19_10m_1400..1401..1402..1403..1427..1428..1429..1430","In.vivo_AR1886_Pool.D..25.32._SP_mCD19_10m_1400..1401..1402..1403..1427..1428..1429..1430","In.vivo_AR1887_Pool.D..25.32._SP_mCD19_10m_1400..1401..1402..1403..1427..1428..1429..1430")

# set up color using RColorBrewer
#library(RColorBrewer)
#colors <- brewer.pal(length(targetgenelist), "Set1")

colors=c( "#E41A1C", "#377EB8", "#4DAF4A", "#984EA3", "#FF7F00",  "#A65628", "#F781BF",
          "#999999", "#66C2A5", "#FC8D62", "#8DA0CB", "#E78AC3", "#A6D854", "#FFD92F", "#E5C494", "#B3B3B3", 
          "#8DD3C7", "#FFFFB3", "#BEBADA", "#FB8072", "#80B1D3", "#FDB462", "#B3DE69", "#FCCDE5",
          "#D9D9D9", "#BC80BD", "#CCEBC5", "#FFED6F")


## code

targetmatvec=unlist(targetmat)+1
yrange=range(targetmatvec[targetmatvec>0]);
# yrange[1]=1; # set the minimum value to 1
for(i in 1:length(targetmat)){
  vali=targetmat[[i]]+1;
  if(i==1){
    plot(1:length(vali),vali,type='b',las=1,pch=20,main=paste('sgRNAs in',targetgene),ylab='Read counts',xlab='Samples',xlim=c(0.7,length(vali)+0.3),ylim = yrange,col=colors[(i %% length(colors))],xaxt='n',log='y')
    axis(1,at=1:length(vali),labels=(collabel),las=2)
    # lines(0:100,rep(1,101),col='black');
  }else{
    lines(1:length(vali),vali,type='b',pch=20,col=colors[(i %% length(colors))])
  }
}




# parameters
# Do not modify the variables beginning with "__"
targetmat=list(c(128.20713070532295,118.36614279926434,111.40974555511353,121.92001206749909,144.38084719308986,55.12024369011195,65.3777434269725,128.3552145665247,64.1507218865854,87.59308185285902),c(60.898387085028396,73.81974497158421,54.63362522414221,80.52741537791607,99.69153734760967,165.36073107033585,75.43585780035288,64.65299696684207,39.04826549618242,33.54628666705239),c(150.64337857875447,73.18336785976021,110.33849800169897,130.95112407249903,134.06792953644057,93.9549608354181,23.133663058774886,62.751438232523185,3.718882428207849,14.909460740912174),c(339.7488963691058,212.54995534921662,238.88820441144534,210.72594678333175,164.3191546626118,116.50415143591844,208.20296752897397,204.4175639392801,168.27942987640517,229.23295889152467))
targetgene="Ufc1"
collabel=c("In.vivo_AR1870_Pool.D..25.32._SP_hEGFRv3_15m_1400..1401..1402..1403..1427..1428..1429..1430","In.vivo_AR1871_Pool.D..25.32._SP_hEGFRv3_15m_1400..1401..1402..1403..1427..1428..1429..1430","In.vivo_AR1872_Pool.D..25.32._SP_hEGFRv3_15m_1400..1401..1402..1403..1427..1428..1429..1430","In.vivo_AR1873_Pool.D..25.32._SP_hEGFRv3_15m_1400..1401..1402..1403..1427..1428..1429..1430","In.vivo_AR1874_Pool.D..25.32._SP_hEGFRv3_15m_1400..1401..1402..1403..1427..1428..1429..1430","In.vivo_AR1883_Pool.D..25.32._SP_mCD19_10m_1400..1401..1402..1403..1427..1428..1429..1430","In.vivo_AR1884_Pool.D..25.32._SP_mCD19_10m_1400..1401..1402..1403..1427..1428..1429..1430","In.vivo_AR1885_Pool.D..25.32._SP_mCD19_10m_1400..1401..1402..1403..1427..1428..1429..1430","In.vivo_AR1886_Pool.D..25.32._SP_mCD19_10m_1400..1401..1402..1403..1427..1428..1429..1430","In.vivo_AR1887_Pool.D..25.32._SP_mCD19_10m_1400..1401..1402..1403..1427..1428..1429..1430")

# set up color using RColorBrewer
#library(RColorBrewer)
#colors <- brewer.pal(length(targetgenelist), "Set1")

colors=c( "#E41A1C", "#377EB8", "#4DAF4A", "#984EA3", "#FF7F00",  "#A65628", "#F781BF",
          "#999999", "#66C2A5", "#FC8D62", "#8DA0CB", "#E78AC3", "#A6D854", "#FFD92F", "#E5C494", "#B3B3B3", 
          "#8DD3C7", "#FFFFB3", "#BEBADA", "#FB8072", "#80B1D3", "#FDB462", "#B3DE69", "#FCCDE5",
          "#D9D9D9", "#BC80BD", "#CCEBC5", "#FFED6F")


## code

targetmatvec=unlist(targetmat)+1
yrange=range(targetmatvec[targetmatvec>0]);
# yrange[1]=1; # set the minimum value to 1
for(i in 1:length(targetmat)){
  vali=targetmat[[i]]+1;
  if(i==1){
    plot(1:length(vali),vali,type='b',las=1,pch=20,main=paste('sgRNAs in',targetgene),ylab='Read counts',xlab='Samples',xlim=c(0.7,length(vali)+0.3),ylim = yrange,col=colors[(i %% length(colors))],xaxt='n',log='y')
    axis(1,at=1:length(vali),labels=(collabel),las=2)
    # lines(0:100,rep(1,101),col='black');
  }else{
    lines(1:length(vali),vali,type='b',pch=20,col=colors[(i %% length(colors))])
  }
}



# 
#
# parameters
# Do not modify the variables beginning with "__"

# gstablename='__GENE_SUMMARY_FILE__'
startindex=9
# outputfile='__OUTPUT_FILE__'
targetgenelist=c("Kctd9","Lrrc41","Shkbp1","Ccl27a_Ccl27b_Gm13306_Gm2506_LOC100861978","Mrpl58","Gm14743_Obp1b","Myoz2","Rnf220","Serpina3f","4930562C15Rik")
# samplelabel=sub('.\\w+.\\w+$','',colnames(gstable)[startindex]);
samplelabel='21,22,23,24,25_vs_16,17,18,19,20 pos.'


# You need to write some codes in front of this code:
# gstable=read.table(gstablename,header=T)
# pdf(file=outputfile,width=6,height=6)


# set up color using RColorBrewer
#library(RColorBrewer)
#colors <- brewer.pal(length(targetgenelist), "Set1")

colors=c( "#E41A1C", "#377EB8", "#4DAF4A", "#984EA3", "#FF7F00",  "#A65628", "#F781BF",
          "#999999", "#66C2A5", "#FC8D62", "#8DA0CB", "#E78AC3", "#A6D854", "#FFD92F", "#E5C494", "#B3B3B3", 
          "#8DD3C7", "#FFFFB3", "#BEBADA", "#FB8072", "#80B1D3", "#FDB462", "#B3DE69", "#FCCDE5",
          "#D9D9D9", "#BC80BD", "#CCEBC5", "#FFED6F")

######
# function definition

plotrankedvalues<-function(val, tglist, ...){
  
  plot(val,log='y',ylim=c(max(val),min(val)),type='l',lwd=2, ...)
  if(length(tglist)>0){
    for(i in 1:length(tglist)){
      targetgene=tglist[i];
      tx=which(names(val)==targetgene);ty=val[targetgene];
      points(tx,ty,col=colors[(i %% length(colors)) ],cex=2,pch=20)
      # text(tx+50,ty,targetgene,col=colors[i])
    }
    legend('topright',tglist,pch=20,pt.cex = 2,cex=1,col=colors)
  }
}



plotrandvalues<-function(val,targetgenelist, ...){
  # choose the one with the best distance distribution
  
  mindiffvalue=0;
  randval=val;
  for(i in 1:20){
    randval0=sample(val)
    vindex=sort(which(names(randval0) %in% targetgenelist))
    if(max(vindex)>0.9*length(val)){
      # print('pass...')
      next;
    }
    mindiffind=min(diff(vindex));
    if (mindiffind > mindiffvalue){
      mindiffvalue=mindiffind;
      randval=randval0;
      # print(paste('Diff: ',mindiffvalue))
    }
  }
  plot(randval,log='y',ylim=c(max(randval),min(randval)),pch=20,col='grey', ...)
  
  if(length(targetgenelist)>0){
    for(i in 1:length(targetgenelist)){
      targetgene=targetgenelist[i];
      tx=which(names(randval)==targetgene);ty=randval[targetgene];
      points(tx,ty,col=colors[(i %% length(colors)) ],cex=2,pch=20)
      text(tx+50,ty,targetgene,col=colors[i])
    }
  }
  
}




# set.seed(1235)



pvec=gstable[,startindex]
names(pvec)=gstable[,'id']
pvec=sort(pvec);

plotrankedvalues(pvec,targetgenelist,xlab='Genes',ylab='RRA score',main=paste('Distribution of RRA scores in \\n',samplelabel))

# plotrandvalues(pvec,targetgenelist,xlab='Genes',ylab='RRA score',main=paste('Distribution of RRA scores in \\n',samplelabel))


pvec=gstable[,startindex+1]
names(pvec)=gstable[,'id']
pvec=sort(pvec);

plotrankedvalues(pvec,targetgenelist,xlab='Genes',ylab='p value',main=paste('Distribution of p values in \\n',samplelabel))

# plotrandvalues(pvec,targetgenelist,xlab='Genes',ylab='p value',main=paste('Distribution of p values in \\n',samplelabel))



# you need to write after this code:
# dev.off()






# parameters
# Do not modify the variables beginning with "__"
targetmat=list(c(121.79677417005679,62.364956958752174,74.98732873901872,56.44445003124958,48.8144769081399,141.5588076586966,198.14485315559358,112.19196532481418,150.6147383424179,244.14241963243686),c(195.5158743256175,181.36747686984052,251.74317505241999,203.2000201124985,195.2579076325596,335.73239338522734,339.964265820257,359.39460078626917,199.8899305161719,279.55238889210324),c(208.33658739614978,122.18440547020835,67.48859586511685,69.23852537166616,51.56458828324638,147.82247171439116,94.54627510977562,149.27236064403243,194.31160687386011,154.6856551869638),c(144.23302204348832,152.73050683776043,351.36919751997345,277.70669415374795,153.31870916218588,350.76518711889423,318.8422256361582,151.17391937835131,171.99831230461302,243.21057833612983))
targetgene="Kctd9"
collabel=c("In.vivo_AR1870_Pool.D..25.32._SP_hEGFRv3_15m_1400..1401..1402..1403..1427..1428..1429..1430","In.vivo_AR1871_Pool.D..25.32._SP_hEGFRv3_15m_1400..1401..1402..1403..1427..1428..1429..1430","In.vivo_AR1872_Pool.D..25.32._SP_hEGFRv3_15m_1400..1401..1402..1403..1427..1428..1429..1430","In.vivo_AR1873_Pool.D..25.32._SP_hEGFRv3_15m_1400..1401..1402..1403..1427..1428..1429..1430","In.vivo_AR1874_Pool.D..25.32._SP_hEGFRv3_15m_1400..1401..1402..1403..1427..1428..1429..1430","In.vivo_AR1883_Pool.D..25.32._SP_mCD19_10m_1400..1401..1402..1403..1427..1428..1429..1430","In.vivo_AR1884_Pool.D..25.32._SP_mCD19_10m_1400..1401..1402..1403..1427..1428..1429..1430","In.vivo_AR1885_Pool.D..25.32._SP_mCD19_10m_1400..1401..1402..1403..1427..1428..1429..1430","In.vivo_AR1886_Pool.D..25.32._SP_mCD19_10m_1400..1401..1402..1403..1427..1428..1429..1430","In.vivo_AR1887_Pool.D..25.32._SP_mCD19_10m_1400..1401..1402..1403..1427..1428..1429..1430")

# set up color using RColorBrewer
#library(RColorBrewer)
#colors <- brewer.pal(length(targetgenelist), "Set1")

colors=c( "#E41A1C", "#377EB8", "#4DAF4A", "#984EA3", "#FF7F00",  "#A65628", "#F781BF",
          "#999999", "#66C2A5", "#FC8D62", "#8DA0CB", "#E78AC3", "#A6D854", "#FFD92F", "#E5C494", "#B3B3B3", 
          "#8DD3C7", "#FFFFB3", "#BEBADA", "#FB8072", "#80B1D3", "#FDB462", "#B3DE69", "#FCCDE5",
          "#D9D9D9", "#BC80BD", "#CCEBC5", "#FFED6F")


## code

targetmatvec=unlist(targetmat)+1
yrange=range(targetmatvec[targetmatvec>0]);
# yrange[1]=1; # set the minimum value to 1
for(i in 1:length(targetmat)){
  vali=targetmat[[i]]+1;
  if(i==1){
    plot(1:length(vali),vali,type='b',las=1,pch=20,main=paste('sgRNAs in',targetgene),ylab='Read counts',xlab='Samples',xlim=c(0.7,length(vali)+0.3),ylim = yrange,col=colors[(i %% length(colors))],xaxt='n',log='y')
    axis(1,at=1:length(vali),labels=(collabel),las=2)
    # lines(0:100,rep(1,101),col='black');
  }else{
    lines(1:length(vali),vali,type='b',pch=20,col=colors[(i %% length(colors))])
  }
}




# parameters
# Do not modify the variables beginning with "__"
targetmat=list(c(86.53981322609299,190.91313354720054,88.91354693340791,67.7333400374995,203.50824175787903,150.32793733666895,213.23202471566415,224.38393064962835,137.59864984369042,218.98270463214754),c(134.6174872405891,108.1841090100803,246.38693728534722,107.62075139291586,110.69198284803555,13.780060922527987,179.03443584617085,255.75964976588995,169.20915048345714,71.75177981563984),c(250.00390487537973,259.64186162419276,308.5192953833913,234.80891212999825,706.7786234023637,1242.7109486497968,441.5512209913989,400.2781135741252,378.3962870701486,645.7660183407585),c(169.8744481845529,214.4590866846886,304.2343051697331,175.35409143041537,187.6951013510168,359.5343167968666,356.0572488176656,135.01067013664078,229.64098994183468,370.8728359301903))
targetgene="Lrrc41"
collabel=c("In.vivo_AR1870_Pool.D..25.32._SP_hEGFRv3_15m_1400..1401..1402..1403..1427..1428..1429..1430","In.vivo_AR1871_Pool.D..25.32._SP_hEGFRv3_15m_1400..1401..1402..1403..1427..1428..1429..1430","In.vivo_AR1872_Pool.D..25.32._SP_hEGFRv3_15m_1400..1401..1402..1403..1427..1428..1429..1430","In.vivo_AR1873_Pool.D..25.32._SP_hEGFRv3_15m_1400..1401..1402..1403..1427..1428..1429..1430","In.vivo_AR1874_Pool.D..25.32._SP_hEGFRv3_15m_1400..1401..1402..1403..1427..1428..1429..1430","In.vivo_AR1883_Pool.D..25.32._SP_mCD19_10m_1400..1401..1402..1403..1427..1428..1429..1430","In.vivo_AR1884_Pool.D..25.32._SP_mCD19_10m_1400..1401..1402..1403..1427..1428..1429..1430","In.vivo_AR1885_Pool.D..25.32._SP_mCD19_10m_1400..1401..1402..1403..1427..1428..1429..1430","In.vivo_AR1886_Pool.D..25.32._SP_mCD19_10m_1400..1401..1402..1403..1427..1428..1429..1430","In.vivo_AR1887_Pool.D..25.32._SP_mCD19_10m_1400..1401..1402..1403..1427..1428..1429..1430")

# set up color using RColorBrewer
#library(RColorBrewer)
#colors <- brewer.pal(length(targetgenelist), "Set1")

colors=c( "#E41A1C", "#377EB8", "#4DAF4A", "#984EA3", "#FF7F00",  "#A65628", "#F781BF",
          "#999999", "#66C2A5", "#FC8D62", "#8DA0CB", "#E78AC3", "#A6D854", "#FFD92F", "#E5C494", "#B3B3B3", 
          "#8DD3C7", "#FFFFB3", "#BEBADA", "#FB8072", "#80B1D3", "#FDB462", "#B3DE69", "#FCCDE5",
          "#D9D9D9", "#BC80BD", "#CCEBC5", "#FFED6F")


## code

targetmatvec=unlist(targetmat)+1
yrange=range(targetmatvec[targetmatvec>0]);
# yrange[1]=1; # set the minimum value to 1
for(i in 1:length(targetmat)){
  vali=targetmat[[i]]+1;
  if(i==1){
    plot(1:length(vali),vali,type='b',las=1,pch=20,main=paste('sgRNAs in',targetgene),ylab='Read counts',xlab='Samples',xlim=c(0.7,length(vali)+0.3),ylim = yrange,col=colors[(i %% length(colors))],xaxt='n',log='y')
    axis(1,at=1:length(vali),labels=(collabel),las=2)
    # lines(0:100,rep(1,101),col='black');
  }else{
    lines(1:length(vali),vali,type='b',pch=20,col=colors[(i %% length(colors))])
  }
}




# parameters
# Do not modify the variables beginning with "__"
targetmat=list(c(0.0,5.7273940064160165,0.0,0.0,0.0,90.19676240200138,24.139474496112925,0.0,8.367485463467661,26.091556296596302),c(0.0,0.0,0.0,0.0,1.3750556875532367,10.021862489111264,9.052302936042347,0.0,0.0,0.0),c(0.0,6.3637711182400185,0.0,0.0,0.0,0.0,5.029057186690192,0.0,3.718882428207849,0.0),c(0.0,1.9091313354720054,0.0,5.268148669583294,1.3750556875532367,3.758198433416724,0.0,0.0,0.0,0.0))
targetgene="Shkbp1"
collabel=c("In.vivo_AR1870_Pool.D..25.32._SP_hEGFRv3_15m_1400..1401..1402..1403..1427..1428..1429..1430","In.vivo_AR1871_Pool.D..25.32._SP_hEGFRv3_15m_1400..1401..1402..1403..1427..1428..1429..1430","In.vivo_AR1872_Pool.D..25.32._SP_hEGFRv3_15m_1400..1401..1402..1403..1427..1428..1429..1430","In.vivo_AR1873_Pool.D..25.32._SP_hEGFRv3_15m_1400..1401..1402..1403..1427..1428..1429..1430","In.vivo_AR1874_Pool.D..25.32._SP_hEGFRv3_15m_1400..1401..1402..1403..1427..1428..1429..1430","In.vivo_AR1883_Pool.D..25.32._SP_mCD19_10m_1400..1401..1402..1403..1427..1428..1429..1430","In.vivo_AR1884_Pool.D..25.32._SP_mCD19_10m_1400..1401..1402..1403..1427..1428..1429..1430","In.vivo_AR1885_Pool.D..25.32._SP_mCD19_10m_1400..1401..1402..1403..1427..1428..1429..1430","In.vivo_AR1886_Pool.D..25.32._SP_mCD19_10m_1400..1401..1402..1403..1427..1428..1429..1430","In.vivo_AR1887_Pool.D..25.32._SP_mCD19_10m_1400..1401..1402..1403..1427..1428..1429..1430")

# set up color using RColorBrewer
#library(RColorBrewer)
#colors <- brewer.pal(length(targetgenelist), "Set1")

colors=c( "#E41A1C", "#377EB8", "#4DAF4A", "#984EA3", "#FF7F00",  "#A65628", "#F781BF",
          "#999999", "#66C2A5", "#FC8D62", "#8DA0CB", "#E78AC3", "#A6D854", "#FFD92F", "#E5C494", "#B3B3B3", 
          "#8DD3C7", "#FFFFB3", "#BEBADA", "#FB8072", "#80B1D3", "#FDB462", "#B3DE69", "#FCCDE5",
          "#D9D9D9", "#BC80BD", "#CCEBC5", "#FFED6F")


## code

targetmatvec=unlist(targetmat)+1
yrange=range(targetmatvec[targetmatvec>0]);
# yrange[1]=1; # set the minimum value to 1
for(i in 1:length(targetmat)){
  vali=targetmat[[i]]+1;
  if(i==1){
    plot(1:length(vali),vali,type='b',las=1,pch=20,main=paste('sgRNAs in',targetgene),ylab='Read counts',xlab='Samples',xlim=c(0.7,length(vali)+0.3),ylim = yrange,col=colors[(i %% length(colors))],xaxt='n',log='y')
    axis(1,at=1:length(vali),labels=(collabel),las=2)
    # lines(0:100,rep(1,101),col='black');
  }else{
    lines(1:length(vali),vali,type='b',pch=20,col=colors[(i %% length(colors))])
  }
}




# parameters
# Do not modify the variables beginning with "__"
targetmat=list(c(0.0,0.0,0.0,0.0,0.6875278437766184,0.0,1.0058114373380385,0.0,0.0,0.0),c(0.0,0.6363771118240018,0.0,0.0,0.0,0.0,6.034868624028231,36.129615952058806,20.45385335514317,21.43234981506125),c(0.0,0.0,0.0,8.278519337916604,0.0,0.0,0.0,0.0,0.0,0.0))
targetgene="Ccl27a_Ccl27b_Gm13306_Gm2506_LOC100861978"
collabel=c("In.vivo_AR1870_Pool.D..25.32._SP_hEGFRv3_15m_1400..1401..1402..1403..1427..1428..1429..1430","In.vivo_AR1871_Pool.D..25.32._SP_hEGFRv3_15m_1400..1401..1402..1403..1427..1428..1429..1430","In.vivo_AR1872_Pool.D..25.32._SP_hEGFRv3_15m_1400..1401..1402..1403..1427..1428..1429..1430","In.vivo_AR1873_Pool.D..25.32._SP_hEGFRv3_15m_1400..1401..1402..1403..1427..1428..1429..1430","In.vivo_AR1874_Pool.D..25.32._SP_hEGFRv3_15m_1400..1401..1402..1403..1427..1428..1429..1430","In.vivo_AR1883_Pool.D..25.32._SP_mCD19_10m_1400..1401..1402..1403..1427..1428..1429..1430","In.vivo_AR1884_Pool.D..25.32._SP_mCD19_10m_1400..1401..1402..1403..1427..1428..1429..1430","In.vivo_AR1885_Pool.D..25.32._SP_mCD19_10m_1400..1401..1402..1403..1427..1428..1429..1430","In.vivo_AR1886_Pool.D..25.32._SP_mCD19_10m_1400..1401..1402..1403..1427..1428..1429..1430","In.vivo_AR1887_Pool.D..25.32._SP_mCD19_10m_1400..1401..1402..1403..1427..1428..1429..1430")

# set up color using RColorBrewer
#library(RColorBrewer)
#colors <- brewer.pal(length(targetgenelist), "Set1")

colors=c( "#E41A1C", "#377EB8", "#4DAF4A", "#984EA3", "#FF7F00",  "#A65628", "#F781BF",
          "#999999", "#66C2A5", "#FC8D62", "#8DA0CB", "#E78AC3", "#A6D854", "#FFD92F", "#E5C494", "#B3B3B3", 
          "#8DD3C7", "#FFFFB3", "#BEBADA", "#FB8072", "#80B1D3", "#FDB462", "#B3DE69", "#FCCDE5",
          "#D9D9D9", "#BC80BD", "#CCEBC5", "#FFED6F")


## code

targetmatvec=unlist(targetmat)+1
yrange=range(targetmatvec[targetmatvec>0]);
# yrange[1]=1; # set the minimum value to 1
for(i in 1:length(targetmat)){
  vali=targetmat[[i]]+1;
  if(i==1){
    plot(1:length(vali),vali,type='b',las=1,pch=20,main=paste('sgRNAs in',targetgene),ylab='Read counts',xlab='Samples',xlim=c(0.7,length(vali)+0.3),ylim = yrange,col=colors[(i %% length(colors))],xaxt='n',log='y')
    axis(1,at=1:length(vali),labels=(collabel),las=2)
    # lines(0:100,rep(1,101),col='black');
  }else{
    lines(1:length(vali),vali,type='b',pch=20,col=colors[(i %% length(colors))])
  }
}




# parameters
# Do not modify the variables beginning with "__"
targetmat=list(c(0.0,5.0910168945920145,0.0,0.0,1.3750556875532367,0.0,0.0,2.8523381014783267,0.9297206070519622,0.0),c(0.0,7.00014823006402,0.0,3.010370668333311,0.0,0.0,13.0755486853945,141.6661257067569,20.45385335514317,0.0),c(0.0,0.0,0.0,1.5051853341666555,2.062583531329855,0.0,0.0,0.0,0.9297206070519622,7.454730370456087),c(0.0,13.363919348304037,3.2137426602436596,0.0,0.0,0.0,11.063925810718423,7.606234937275538,17.664691533987284,0.0))
targetgene="Mrpl58"
collabel=c("In.vivo_AR1870_Pool.D..25.32._SP_hEGFRv3_15m_1400..1401..1402..1403..1427..1428..1429..1430","In.vivo_AR1871_Pool.D..25.32._SP_hEGFRv3_15m_1400..1401..1402..1403..1427..1428..1429..1430","In.vivo_AR1872_Pool.D..25.32._SP_hEGFRv3_15m_1400..1401..1402..1403..1427..1428..1429..1430","In.vivo_AR1873_Pool.D..25.32._SP_hEGFRv3_15m_1400..1401..1402..1403..1427..1428..1429..1430","In.vivo_AR1874_Pool.D..25.32._SP_hEGFRv3_15m_1400..1401..1402..1403..1427..1428..1429..1430","In.vivo_AR1883_Pool.D..25.32._SP_mCD19_10m_1400..1401..1402..1403..1427..1428..1429..1430","In.vivo_AR1884_Pool.D..25.32._SP_mCD19_10m_1400..1401..1402..1403..1427..1428..1429..1430","In.vivo_AR1885_Pool.D..25.32._SP_mCD19_10m_1400..1401..1402..1403..1427..1428..1429..1430","In.vivo_AR1886_Pool.D..25.32._SP_mCD19_10m_1400..1401..1402..1403..1427..1428..1429..1430","In.vivo_AR1887_Pool.D..25.32._SP_mCD19_10m_1400..1401..1402..1403..1427..1428..1429..1430")

# set up color using RColorBrewer
#library(RColorBrewer)
#colors <- brewer.pal(length(targetgenelist), "Set1")

colors=c( "#E41A1C", "#377EB8", "#4DAF4A", "#984EA3", "#FF7F00",  "#A65628", "#F781BF",
          "#999999", "#66C2A5", "#FC8D62", "#8DA0CB", "#E78AC3", "#A6D854", "#FFD92F", "#E5C494", "#B3B3B3", 
          "#8DD3C7", "#FFFFB3", "#BEBADA", "#FB8072", "#80B1D3", "#FDB462", "#B3DE69", "#FCCDE5",
          "#D9D9D9", "#BC80BD", "#CCEBC5", "#FFED6F")


## code

targetmatvec=unlist(targetmat)+1
yrange=range(targetmatvec[targetmatvec>0]);
# yrange[1]=1; # set the minimum value to 1
for(i in 1:length(targetmat)){
  vali=targetmat[[i]]+1;
  if(i==1){
    plot(1:length(vali),vali,type='b',las=1,pch=20,main=paste('sgRNAs in',targetgene),ylab='Read counts',xlab='Samples',xlim=c(0.7,length(vali)+0.3),ylim = yrange,col=colors[(i %% length(colors))],xaxt='n',log='y')
    axis(1,at=1:length(vali),labels=(collabel),las=2)
    # lines(0:100,rep(1,101),col='black');
  }else{
    lines(1:length(vali),vali,type='b',pch=20,col=colors[(i %% length(colors))])
  }
}




# parameters
# Do not modify the variables beginning with "__"
targetmat=list(c(0.0,3.818262670944011,0.0,0.0,0.0,0.0,0.0,0.0,0.0,0.0),c(0.0,0.0,6.427485320487319,1.5051853341666555,0.0,15.032793733666896,69.40098917632466,0.0,17.664691533987284,0.0),c(0.0,0.0,0.0,0.0,0.0,0.0,0.0,0.0,0.0,0.0),c(0.0,0.0,0.0,0.0,0.0,0.0,0.0,0.0,0.0,0.0))
targetgene="Gm14743_Obp1b"
collabel=c("In.vivo_AR1870_Pool.D..25.32._SP_hEGFRv3_15m_1400..1401..1402..1403..1427..1428..1429..1430","In.vivo_AR1871_Pool.D..25.32._SP_hEGFRv3_15m_1400..1401..1402..1403..1427..1428..1429..1430","In.vivo_AR1872_Pool.D..25.32._SP_hEGFRv3_15m_1400..1401..1402..1403..1427..1428..1429..1430","In.vivo_AR1873_Pool.D..25.32._SP_hEGFRv3_15m_1400..1401..1402..1403..1427..1428..1429..1430","In.vivo_AR1874_Pool.D..25.32._SP_hEGFRv3_15m_1400..1401..1402..1403..1427..1428..1429..1430","In.vivo_AR1883_Pool.D..25.32._SP_mCD19_10m_1400..1401..1402..1403..1427..1428..1429..1430","In.vivo_AR1884_Pool.D..25.32._SP_mCD19_10m_1400..1401..1402..1403..1427..1428..1429..1430","In.vivo_AR1885_Pool.D..25.32._SP_mCD19_10m_1400..1401..1402..1403..1427..1428..1429..1430","In.vivo_AR1886_Pool.D..25.32._SP_mCD19_10m_1400..1401..1402..1403..1427..1428..1429..1430","In.vivo_AR1887_Pool.D..25.32._SP_mCD19_10m_1400..1401..1402..1403..1427..1428..1429..1430")

# set up color using RColorBrewer
#library(RColorBrewer)
#colors <- brewer.pal(length(targetgenelist), "Set1")

colors=c( "#E41A1C", "#377EB8", "#4DAF4A", "#984EA3", "#FF7F00",  "#A65628", "#F781BF",
          "#999999", "#66C2A5", "#FC8D62", "#8DA0CB", "#E78AC3", "#A6D854", "#FFD92F", "#E5C494", "#B3B3B3", 
          "#8DD3C7", "#FFFFB3", "#BEBADA", "#FB8072", "#80B1D3", "#FDB462", "#B3DE69", "#FCCDE5",
          "#D9D9D9", "#BC80BD", "#CCEBC5", "#FFED6F")


## code

targetmatvec=unlist(targetmat)+1
yrange=range(targetmatvec[targetmatvec>0]);
# yrange[1]=1; # set the minimum value to 1
for(i in 1:length(targetmat)){
  vali=targetmat[[i]]+1;
  if(i==1){
    plot(1:length(vali),vali,type='b',las=1,pch=20,main=paste('sgRNAs in',targetgene),ylab='Read counts',xlab='Samples',xlim=c(0.7,length(vali)+0.3),ylim = yrange,col=colors[(i %% length(colors))],xaxt='n',log='y')
    axis(1,at=1:length(vali),labels=(collabel),las=2)
    # lines(0:100,rep(1,101),col='black');
  }else{
    lines(1:length(vali),vali,type='b',pch=20,col=colors[(i %% length(colors))])
  }
}




# parameters
# Do not modify the variables beginning with "__"
targetmat=list(c(0.0,15.909427795600045,0.0,0.0,0.0,0.0,21.122040184098807,0.0,0.0,0.0),c(0.0,6.3637711182400185,0.0,0.0,0.0,0.0,0.0,0.0,4.6486030352598116,0.0),c(6.410356535266147,17.18218201924805,0.0,0.0,0.0,0.0,16.092982997408615,28.52338101478327,0.0,16.773143333526196),c(6.410356535266147,2.5455084472960072,0.0,0.0,8.937861969096039,0.0,28.162720245465078,0.0,9.297206070519623,0.0))
targetgene="Myoz2"
collabel=c("In.vivo_AR1870_Pool.D..25.32._SP_hEGFRv3_15m_1400..1401..1402..1403..1427..1428..1429..1430","In.vivo_AR1871_Pool.D..25.32._SP_hEGFRv3_15m_1400..1401..1402..1403..1427..1428..1429..1430","In.vivo_AR1872_Pool.D..25.32._SP_hEGFRv3_15m_1400..1401..1402..1403..1427..1428..1429..1430","In.vivo_AR1873_Pool.D..25.32._SP_hEGFRv3_15m_1400..1401..1402..1403..1427..1428..1429..1430","In.vivo_AR1874_Pool.D..25.32._SP_hEGFRv3_15m_1400..1401..1402..1403..1427..1428..1429..1430","In.vivo_AR1883_Pool.D..25.32._SP_mCD19_10m_1400..1401..1402..1403..1427..1428..1429..1430","In.vivo_AR1884_Pool.D..25.32._SP_mCD19_10m_1400..1401..1402..1403..1427..1428..1429..1430","In.vivo_AR1885_Pool.D..25.32._SP_mCD19_10m_1400..1401..1402..1403..1427..1428..1429..1430","In.vivo_AR1886_Pool.D..25.32._SP_mCD19_10m_1400..1401..1402..1403..1427..1428..1429..1430","In.vivo_AR1887_Pool.D..25.32._SP_mCD19_10m_1400..1401..1402..1403..1427..1428..1429..1430")

# set up color using RColorBrewer
#library(RColorBrewer)
#colors <- brewer.pal(length(targetgenelist), "Set1")

colors=c( "#E41A1C", "#377EB8", "#4DAF4A", "#984EA3", "#FF7F00",  "#A65628", "#F781BF",
          "#999999", "#66C2A5", "#FC8D62", "#8DA0CB", "#E78AC3", "#A6D854", "#FFD92F", "#E5C494", "#B3B3B3", 
          "#8DD3C7", "#FFFFB3", "#BEBADA", "#FB8072", "#80B1D3", "#FDB462", "#B3DE69", "#FCCDE5",
          "#D9D9D9", "#BC80BD", "#CCEBC5", "#FFED6F")


## code

targetmatvec=unlist(targetmat)+1
yrange=range(targetmatvec[targetmatvec>0]);
# yrange[1]=1; # set the minimum value to 1
for(i in 1:length(targetmat)){
  vali=targetmat[[i]]+1;
  if(i==1){
    plot(1:length(vali),vali,type='b',las=1,pch=20,main=paste('sgRNAs in',targetgene),ylab='Read counts',xlab='Samples',xlim=c(0.7,length(vali)+0.3),ylim = yrange,col=colors[(i %% length(colors))],xaxt='n',log='y')
    axis(1,at=1:length(vali),labels=(collabel),las=2)
    # lines(0:100,rep(1,101),col='black');
  }else{
    lines(1:length(vali),vali,type='b',pch=20,col=colors[(i %% length(colors))])
  }
}




# parameters
# Do not modify the variables beginning with "__"
targetmat=list(c(6.410356535266147,0.0,6.427485320487319,0.0,0.0,5.010931244555632,30.174343120141152,16.163249241710517,13.945809105779434,0.0),c(0.0,1.9091313354720054,0.0,0.0,0.0,0.0,0.0,0.0,0.0,0.0),c(0.0,0.0,0.0,4.515556002499967,28.87616943861797,3.758198433416724,0.0,0.0,0.0,11.18209555568413),c(0.0,2.5455084472960072,0.0,0.0,0.0,0.0,13.0755486853945,0.0,0.0,0.0))
targetgene="Rnf220"
collabel=c("In.vivo_AR1870_Pool.D..25.32._SP_hEGFRv3_15m_1400..1401..1402..1403..1427..1428..1429..1430","In.vivo_AR1871_Pool.D..25.32._SP_hEGFRv3_15m_1400..1401..1402..1403..1427..1428..1429..1430","In.vivo_AR1872_Pool.D..25.32._SP_hEGFRv3_15m_1400..1401..1402..1403..1427..1428..1429..1430","In.vivo_AR1873_Pool.D..25.32._SP_hEGFRv3_15m_1400..1401..1402..1403..1427..1428..1429..1430","In.vivo_AR1874_Pool.D..25.32._SP_hEGFRv3_15m_1400..1401..1402..1403..1427..1428..1429..1430","In.vivo_AR1883_Pool.D..25.32._SP_mCD19_10m_1400..1401..1402..1403..1427..1428..1429..1430","In.vivo_AR1884_Pool.D..25.32._SP_mCD19_10m_1400..1401..1402..1403..1427..1428..1429..1430","In.vivo_AR1885_Pool.D..25.32._SP_mCD19_10m_1400..1401..1402..1403..1427..1428..1429..1430","In.vivo_AR1886_Pool.D..25.32._SP_mCD19_10m_1400..1401..1402..1403..1427..1428..1429..1430","In.vivo_AR1887_Pool.D..25.32._SP_mCD19_10m_1400..1401..1402..1403..1427..1428..1429..1430")

# set up color using RColorBrewer
#library(RColorBrewer)
#colors <- brewer.pal(length(targetgenelist), "Set1")

colors=c( "#E41A1C", "#377EB8", "#4DAF4A", "#984EA3", "#FF7F00",  "#A65628", "#F781BF",
          "#999999", "#66C2A5", "#FC8D62", "#8DA0CB", "#E78AC3", "#A6D854", "#FFD92F", "#E5C494", "#B3B3B3", 
          "#8DD3C7", "#FFFFB3", "#BEBADA", "#FB8072", "#80B1D3", "#FDB462", "#B3DE69", "#FCCDE5",
          "#D9D9D9", "#BC80BD", "#CCEBC5", "#FFED6F")


## code

targetmatvec=unlist(targetmat)+1
yrange=range(targetmatvec[targetmatvec>0]);
# yrange[1]=1; # set the minimum value to 1
for(i in 1:length(targetmat)){
  vali=targetmat[[i]]+1;
  if(i==1){
    plot(1:length(vali),vali,type='b',las=1,pch=20,main=paste('sgRNAs in',targetgene),ylab='Read counts',xlab='Samples',xlim=c(0.7,length(vali)+0.3),ylim = yrange,col=colors[(i %% length(colors))],xaxt='n',log='y')
    axis(1,at=1:length(vali),labels=(collabel),las=2)
    # lines(0:100,rep(1,101),col='black');
  }else{
    lines(1:length(vali),vali,type='b',pch=20,col=colors[(i %% length(colors))])
  }
}




# parameters
# Do not modify the variables beginning with "__"
targetmat=list(c(426.2887095951988,385.6445297653451,581.6874215041023,273.19113815124797,440.0178200170358,561.2242993902307,688.9808345765564,759.6727143603944,690.782411039608,393.2370270415586),c(54.48803054976225,34.3643640384961,37.49366436950936,77.51704470958276,100.37906519138627,225.49190600500344,151.8775270380438,67.50533506832039,72.51820735005306,132.32146407559554),c(291.6712223546097,372.91698752886504,484.203894143378,270.933360149998,356.1394230762883,394.610835508756,420.4291808073001,189.205094064729,215.69518083605524,348.50864481882206))
targetgene="Serpina3f"
collabel=c("In.vivo_AR1870_Pool.D..25.32._SP_hEGFRv3_15m_1400..1401..1402..1403..1427..1428..1429..1430","In.vivo_AR1871_Pool.D..25.32._SP_hEGFRv3_15m_1400..1401..1402..1403..1427..1428..1429..1430","In.vivo_AR1872_Pool.D..25.32._SP_hEGFRv3_15m_1400..1401..1402..1403..1427..1428..1429..1430","In.vivo_AR1873_Pool.D..25.32._SP_hEGFRv3_15m_1400..1401..1402..1403..1427..1428..1429..1430","In.vivo_AR1874_Pool.D..25.32._SP_hEGFRv3_15m_1400..1401..1402..1403..1427..1428..1429..1430","In.vivo_AR1883_Pool.D..25.32._SP_mCD19_10m_1400..1401..1402..1403..1427..1428..1429..1430","In.vivo_AR1884_Pool.D..25.32._SP_mCD19_10m_1400..1401..1402..1403..1427..1428..1429..1430","In.vivo_AR1885_Pool.D..25.32._SP_mCD19_10m_1400..1401..1402..1403..1427..1428..1429..1430","In.vivo_AR1886_Pool.D..25.32._SP_mCD19_10m_1400..1401..1402..1403..1427..1428..1429..1430","In.vivo_AR1887_Pool.D..25.32._SP_mCD19_10m_1400..1401..1402..1403..1427..1428..1429..1430")

# set up color using RColorBrewer
#library(RColorBrewer)
#colors <- brewer.pal(length(targetgenelist), "Set1")

colors=c( "#E41A1C", "#377EB8", "#4DAF4A", "#984EA3", "#FF7F00",  "#A65628", "#F781BF",
          "#999999", "#66C2A5", "#FC8D62", "#8DA0CB", "#E78AC3", "#A6D854", "#FFD92F", "#E5C494", "#B3B3B3", 
          "#8DD3C7", "#FFFFB3", "#BEBADA", "#FB8072", "#80B1D3", "#FDB462", "#B3DE69", "#FCCDE5",
          "#D9D9D9", "#BC80BD", "#CCEBC5", "#FFED6F")


## code

targetmatvec=unlist(targetmat)+1
yrange=range(targetmatvec[targetmatvec>0]);
# yrange[1]=1; # set the minimum value to 1
for(i in 1:length(targetmat)){
  vali=targetmat[[i]]+1;
  if(i==1){
    plot(1:length(vali),vali,type='b',las=1,pch=20,main=paste('sgRNAs in',targetgene),ylab='Read counts',xlab='Samples',xlim=c(0.7,length(vali)+0.3),ylim = yrange,col=colors[(i %% length(colors))],xaxt='n',log='y')
    axis(1,at=1:length(vali),labels=(collabel),las=2)
    # lines(0:100,rep(1,101),col='black');
  }else{
    lines(1:length(vali),vali,type='b',pch=20,col=colors[(i %% length(colors))])
  }
}




# parameters
# Do not modify the variables beginning with "__"
targetmat=list(c(0.0,0.0,0.0,0.0,0.0,0.0,1.0058114373380385,0.0,0.0,0.0),c(6.410356535266147,0.6363771118240018,0.0,3.010370668333311,7.562806281542802,26.30738903391707,0.0,1.9015587343188844,0.0,8.386571666763098),c(6.410356535266147,0.0,0.0,0.0,3.437639218883092,0.0,4.023245749352154,1.9015587343188844,0.0,0.0),c(0.0,5.0910168945920145,0.0,0.0,0.0,16.285526544805805,20.11622874676077,0.0,0.0,14.909460740912174))
targetgene="4930562C15Rik"
collabel=c("In.vivo_AR1870_Pool.D..25.32._SP_hEGFRv3_15m_1400..1401..1402..1403..1427..1428..1429..1430","In.vivo_AR1871_Pool.D..25.32._SP_hEGFRv3_15m_1400..1401..1402..1403..1427..1428..1429..1430","In.vivo_AR1872_Pool.D..25.32._SP_hEGFRv3_15m_1400..1401..1402..1403..1427..1428..1429..1430","In.vivo_AR1873_Pool.D..25.32._SP_hEGFRv3_15m_1400..1401..1402..1403..1427..1428..1429..1430","In.vivo_AR1874_Pool.D..25.32._SP_hEGFRv3_15m_1400..1401..1402..1403..1427..1428..1429..1430","In.vivo_AR1883_Pool.D..25.32._SP_mCD19_10m_1400..1401..1402..1403..1427..1428..1429..1430","In.vivo_AR1884_Pool.D..25.32._SP_mCD19_10m_1400..1401..1402..1403..1427..1428..1429..1430","In.vivo_AR1885_Pool.D..25.32._SP_mCD19_10m_1400..1401..1402..1403..1427..1428..1429..1430","In.vivo_AR1886_Pool.D..25.32._SP_mCD19_10m_1400..1401..1402..1403..1427..1428..1429..1430","In.vivo_AR1887_Pool.D..25.32._SP_mCD19_10m_1400..1401..1402..1403..1427..1428..1429..1430")

# set up color using RColorBrewer
#library(RColorBrewer)
#colors <- brewer.pal(length(targetgenelist), "Set1")

colors=c( "#E41A1C", "#377EB8", "#4DAF4A", "#984EA3", "#FF7F00",  "#A65628", "#F781BF",
          "#999999", "#66C2A5", "#FC8D62", "#8DA0CB", "#E78AC3", "#A6D854", "#FFD92F", "#E5C494", "#B3B3B3", 
          "#8DD3C7", "#FFFFB3", "#BEBADA", "#FB8072", "#80B1D3", "#FDB462", "#B3DE69", "#FCCDE5",
          "#D9D9D9", "#BC80BD", "#CCEBC5", "#FFED6F")


## code

targetmatvec=unlist(targetmat)+1
yrange=range(targetmatvec[targetmatvec>0]);
# yrange[1]=1; # set the minimum value to 1
for(i in 1:length(targetmat)){
  vali=targetmat[[i]]+1;
  if(i==1){
    plot(1:length(vali),vali,type='b',las=1,pch=20,main=paste('sgRNAs in',targetgene),ylab='Read counts',xlab='Samples',xlim=c(0.7,length(vali)+0.3),ylim = yrange,col=colors[(i %% length(colors))],xaxt='n',log='y')
    axis(1,at=1:length(vali),labels=(collabel),las=2)
    # lines(0:100,rep(1,101),col='black');
  }else{
    lines(1:length(vali),vali,type='b',pch=20,col=colors[(i %% length(colors))])
  }
}



dev.off()
Sweave("invivo.poolD_SP_mCD19_10m_v_SP_hEGFRv3_15m_summary.Rnw");
library(tools);

texi2dvi("invivo.poolD_SP_mCD19_10m_v_SP_hEGFRv3_15m_summary.tex",pdf=TRUE);
